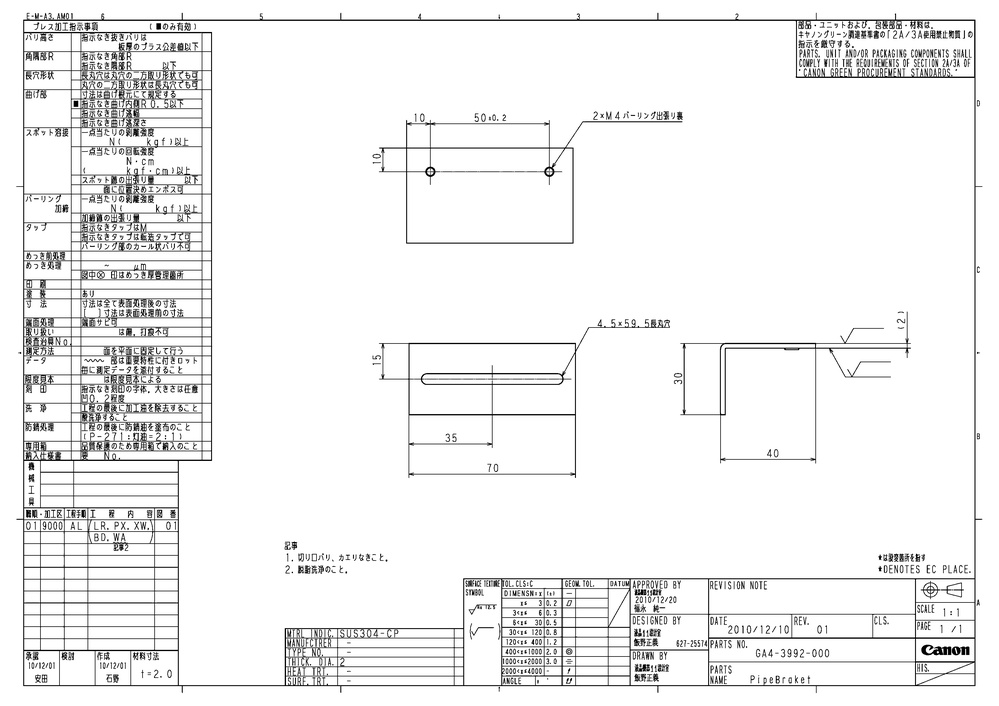
#> input picture test1.jpg, 999 x 706 px, shrunk from 3308 x 2339 before the run
$ python 'integral projections.py'
#> lines starting #> are read from the running program, lines starting #| are printed output that depends on the picture
import numpy as np
import cv2
from matplotlib import pyplot as plt
def pro(img):
    trans = cv2.transpose(img)
    hp = np.array(0)
    vp = np.array(0)
    for i in img:
        hp = np.append(hp, sum(i))
    for j in trans:
        vp = np.append(vp, sum(j))
    return hp, vp


img = cv2.imread('test1.jpg',0)
#> img is the input picture: shape (706, 999); min 0, max 255, mean 240.9
img2 = cv2.imread('same1.jpg',0)
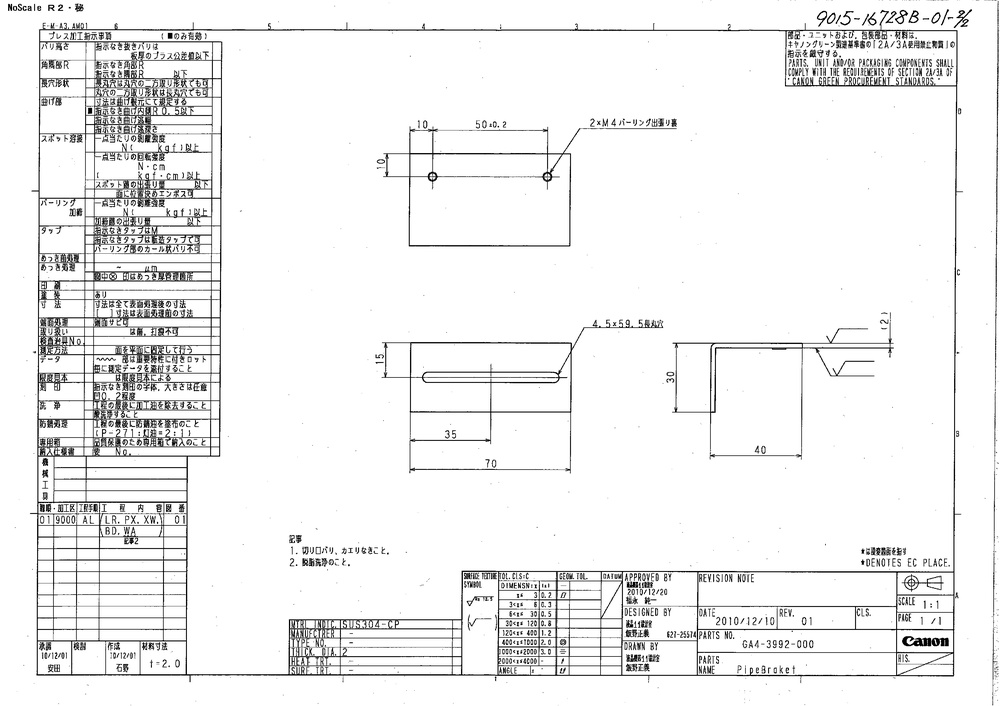
#> input picture same1.jpg, 1000 x 706 px, shrunk from 3312 x 2338 before the run
#> img2 is the input picture: shape (706, 1000); min 0, max 255, mean 240.2

hrpro, vrpro = pro(img)
#> in pro, `trans = cv2.transpose(img)`:
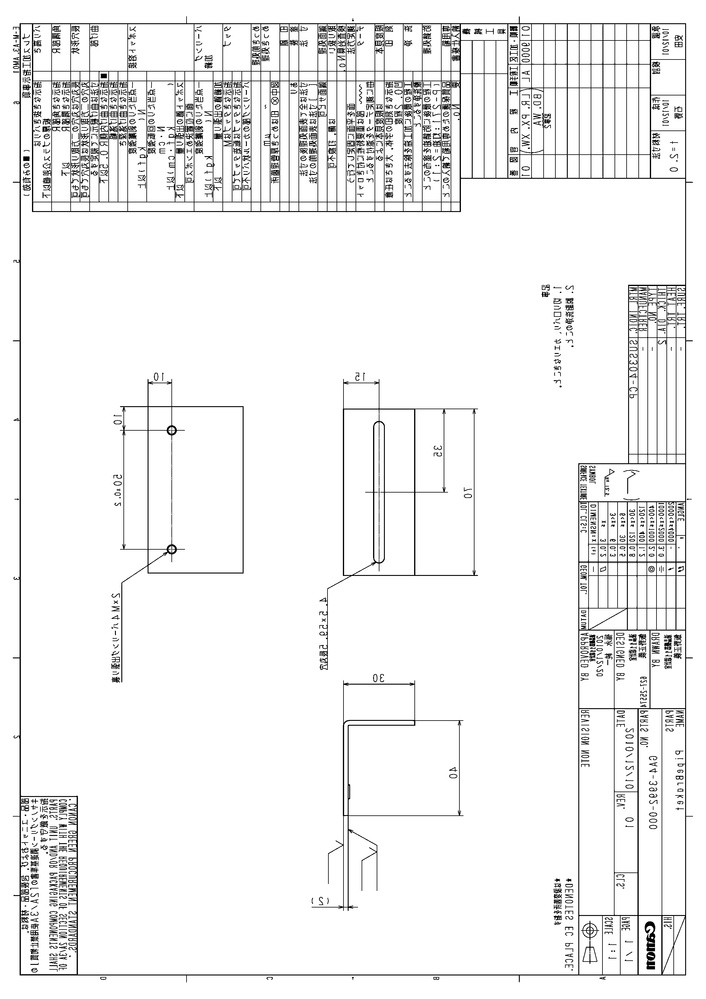
#> trans: shape (999, 706); min 0, max 255, mean 240.9
#> the loop in pro, `for i in img:` made 706 passes
#> hp on passes 1 to 3: [0, 254745], [0, 254745, 254745], [0, 254745, 254745, 254745]
#> after the loop in pro, `for i in img:`: hp = 707 values, max 254745 at index 1, min 0 at index 0, mean 240283.3
#> the loop in pro, `for j in trans:` made 999 passes
#> vp on passes 1 to 3: [0, 180030], [0, 180030, 180030], [0, 180030, 180030, 180030]
#> after the loop in pro, `for j in trans:`: vp = 1000 values, max 180030 at index 1, min 0 at index 0, mean 169880.3
#> hrpro has the same summary as hp in pro; vrpro has the same summary as vp in pro
hrpro1, vrpro1 = pro(img2)
#> in pro (call 2), `trans = cv2.transpose(img)`:
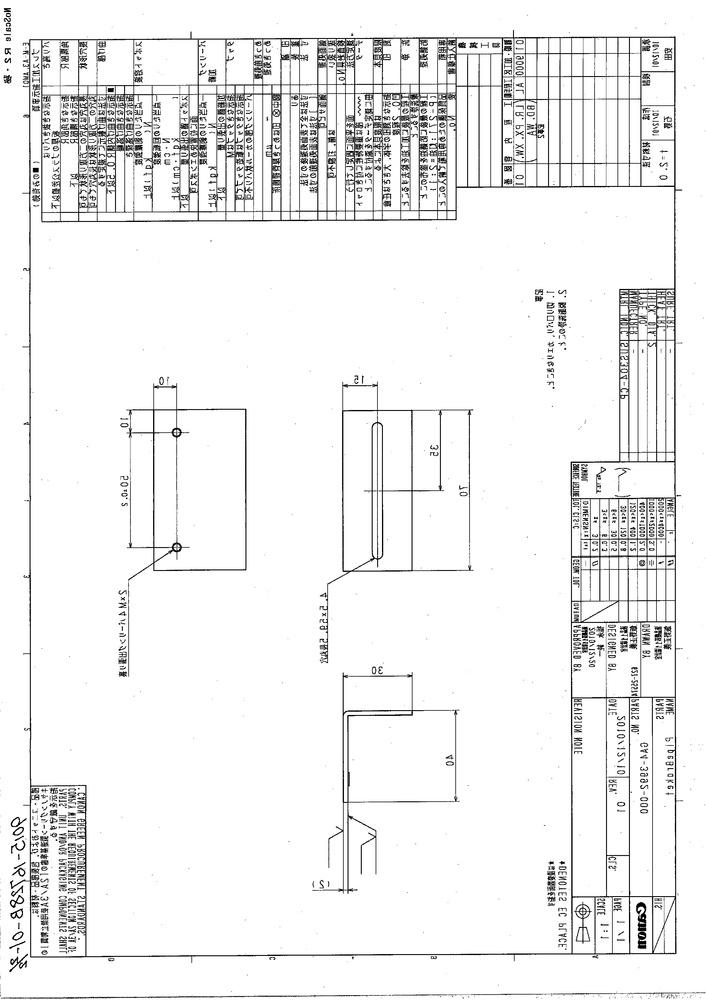
#> trans: shape (1000, 706); min 0, max 255, mean 240.2
#> the loop in pro (call 2), `for i in img:` made 706 passes
#> hp on passes 1 to 3: [0, 251442], [0, 251442, 254568], [0, 251442, 254568, 254497]
#> after the loop in pro (call 2), `for i in img:`: hp = 707 values, max 254827 at index 706, min 0 at index 0, mean 239875.3
#> the loop in pro (call 2), `for j in trans:` made 1000 passes
#> after the loop in pro (call 2), `for j in trans:`: vp = 1001 values, max 180030 at index 1, min 0 at index 0, mean 169422.4
#> hrpro1 has the same summary as hp in pro; vrpro1 has the same summary as vp in pro

plt.plot(hrpro)
plt.show()
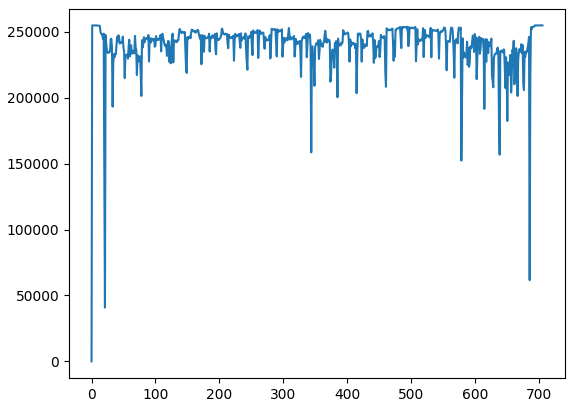
#> figure drawn by matplotlib, 1 panel; curve peaks at x = 1, y = 254745
plt.plot(hrpro1)
plt.show()
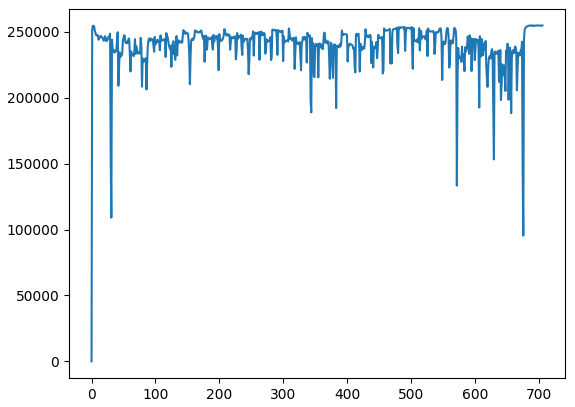
#> figure drawn by matplotlib, 1 panel; curve peaks at x = 706, y = 254827
plt.plot(vrpro)
plt.show()
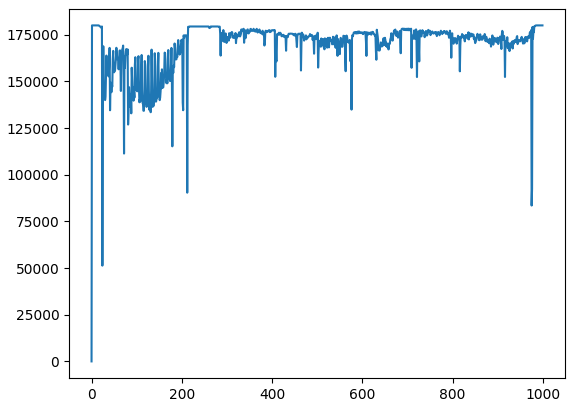
#> figure drawn by matplotlib, 1 panel; curve peaks at x = 1, y = 180030
plt.plot(vrpro1)
plt.show()
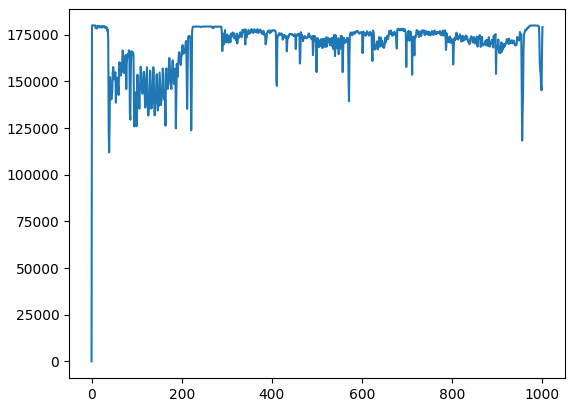
#> figure drawn by matplotlib, 1 panel; curve peaks at x = 1, y = 180030
